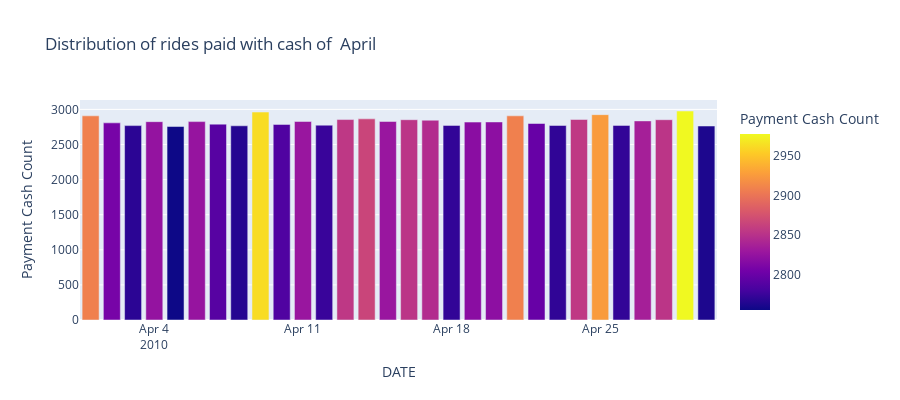
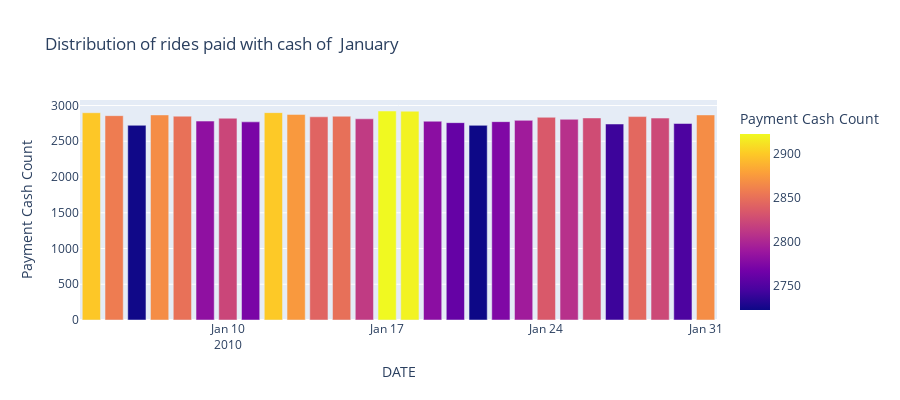
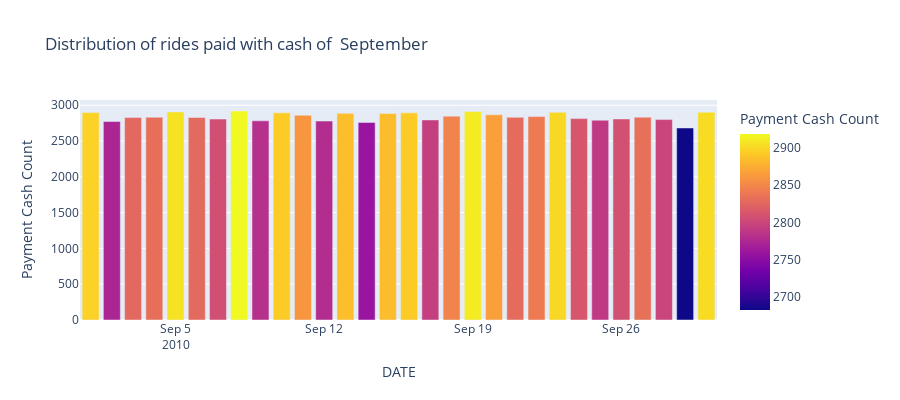
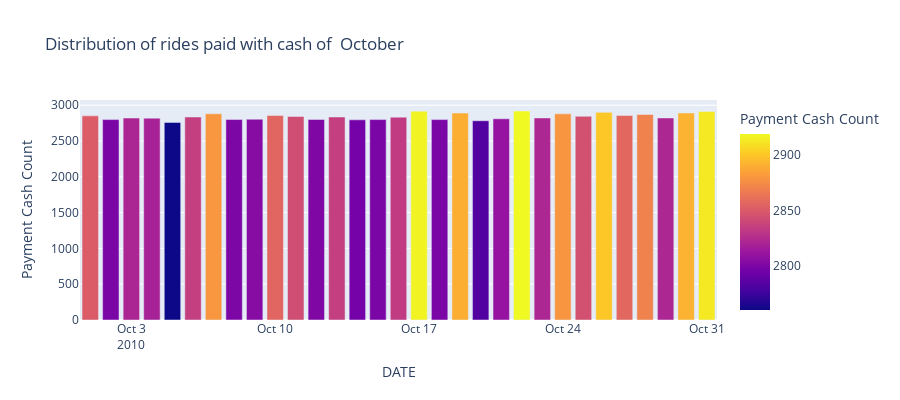

The notebook cell saved with these charts, in order:
### Markdown cell above
##### - Let's Plot the Monthly Distribution of rides paid with cash of 2010

### Code cell
list_month_2010 = df_2010.pickup_datetime_month.unique().tolist()
for month in list_month : 
    dist_plot_monthly(df_2010,month)

### Figure 1 — Plotly figure (JSON) as saved in the notebook; plotly's stock layout.template omitted (floating-point values rounded to 4 significant figures)
{"data": [{"alignmentgroup": "True", "hovertemplate": "DATE=%{x}<br>Payment Cash Count=%{marker.color}<extra></extra>", "legendgroup": "", "marker": {"color": [2908, 2808, 2769, 2825, 2756, 2826, 2790, 2766, 2962, 2786, 2828, 2775, 2855, 2865, 2828, 2853, 2846, 2772, 2819, 2821, 2908, 2799, 2771, 2856, 2925, 2772, 2836, 2853, 2977, 2763], "coloraxis": "coloraxis"}, "name": "", "offsetgroup": "", "orientation": "v", "showlegend": false, "textposition": "auto", "type": "bar", "x": ["2010-04-01", "2010-04-02", "2010-04-03", "2010-04-04", "2010-04-05", "2010-04-06", "2010-04-07", "2010-04-08", "2010-04-09", "2010-04-10", "2010-04-11", "2010-04-12", "2010-04-13", "2010-04-14", "2010-04-15", "2010-04-16", "2010-04-17", "2010-04-18", "2010-04-19", "2010-04-20", "2010-04-21", "2010-04-22", "2010-04-23", "2010-04-24", "2010-04-25", "2010-04-26", "2010-04-27", "2010-04-28", "2010-04-29", "2010-04-30"], "xaxis": "x", "y": [2908, 2808, 2769, 2825, 2756, 2826, 2790, 2766, 2962, 2786, 2828, 2775, 2855, 2865, 2828, 2853, 2846, 2772, 2819, 2821, 2908, 2799, 2771, 2856, 2925, 2772, 2836, 2853, 2977, 2763], "yaxis": "y"}], "layout": {"barmode": "relative", "coloraxis": {"colorbar": {"title": {"text": "Payment Cash Count"}}, "colorscale": [[0, "#0d0887"], [0.1111, "#46039f"], [0.2222, "#7201a8"], [0.3333, "#9c179e"], [0.4444, "#bd3786"], [0.5556, "#d8576b"], [0.6667, "#ed7953"], [0.7778, "#fb9f3a"], [0.8889, "#fdca26"], [1, "#f0f921"]]}, "height": 400, "legend": {"tracegroupgap": 0}, "title": {"text": "Distribution of rides paid with cash of  April"}, "xaxis": {"anchor": "y", "domain": [0, 1], "title": {"text": "DATE"}}, "yaxis": {"anchor": "x", "domain": [0, 1], "title": {"text": "Payment Cash Count"}}}}

### Figure 2 — Plotly figure (JSON) as saved in the notebook; plotly's stock layout.template omitted (floating-point values rounded to 4 significant figures)
{"data": [{"alignmentgroup": "True", "hovertemplate": "DATE=%{x}<br>Payment Cash Count=%{marker.color}<extra></extra>", "legendgroup": "", "marker": {"color": [2899, 2858, 2723, 2868, 2851, 2782, 2822, 2771, 2900, 2875, 2842, 2850, 2814, 2923, 2920, 2780, 2760, 2722, 2774, 2792, 2835, 2807, 2826, 2741, 2845, 2824, 2748, 2868], "coloraxis": "coloraxis"}, "name": "", "offsetgroup": "", "orientation": "v", "showlegend": false, "textposition": "auto", "type": "bar", "x": ["2010-01-04", "2010-01-05", "2010-01-06", "2010-01-07", "2010-01-08", "2010-01-09", "2010-01-10", "2010-01-11", "2010-01-12", "2010-01-13", "2010-01-14", "2010-01-15", "2010-01-16", "2010-01-17", "2010-01-18", "2010-01-19", "2010-01-20", "2010-01-21", "2010-01-22", "2010-01-23", "2010-01-24", "2010-01-25", "2010-01-26", "2010-01-27", "2010-01-28", "2010-01-29", "2010-01-30", "2010-01-31"], "xaxis": "x", "y": [2899, 2858, 2723, 2868, 2851, 2782, 2822, 2771, 2900, 2875, 2842, 2850, 2814, 2923, 2920, 2780, 2760, 2722, 2774, 2792, 2835, 2807, 2826, 2741, 2845, 2824, 2748, 2868], "yaxis": "y"}], "layout": {"barmode": "relative", "coloraxis": {"colorbar": {"title": {"text": "Payment Cash Count"}}, "colorscale": [[0, "#0d0887"], [0.1111, "#46039f"], [0.2222, "#7201a8"], [0.3333, "#9c179e"], [0.4444, "#bd3786"], [0.5556, "#d8576b"], [0.6667, "#ed7953"], [0.7778, "#fb9f3a"], [0.8889, "#fdca26"], [1, "#f0f921"]]}, "height": 400, "legend": {"tracegroupgap": 0}, "title": {"text": "Distribution of rides paid with cash of  January"}, "xaxis": {"anchor": "y", "domain": [0, 1], "title": {"text": "DATE"}}, "yaxis": {"anchor": "x", "domain": [0, 1], "title": {"text": "Payment Cash Count"}}}}

### Figure 3 — Plotly figure (JSON) as saved in the notebook; plotly's stock layout.template omitted (floating-point values rounded to 4 significant figures)
{"data": [{"alignmentgroup": "True", "hovertemplate": "DATE=%{x}<br>Payment Cash Count=%{marker.color}<extra></extra>", "legendgroup": "", "marker": {"color": [2897, 2773, 2827, 2832, 2906, 2828, 2807, 2919, 2782, 2893, 2860, 2779, 2886, 2759, 2885, 2893, 2794, 2847, 2911, 2866, 2830, 2841, 2900, 2813, 2790, 2808, 2833, 2799, 2682, 2903], "coloraxis": "coloraxis"}, "name": "", "offsetgroup": "", "orientation": "v", "showlegend": false, "textposition": "auto", "type": "bar", "x": ["2010-09-01", "2010-09-02", "2010-09-03", "2010-09-04", "2010-09-05", "2010-09-06", "2010-09-07", "2010-09-08", "2010-09-09", "2010-09-10", "2010-09-11", "2010-09-12", "2010-09-13", "2010-09-14", "2010-09-15", "2010-09-16", "2010-09-17", "2010-09-18", "2010-09-19", "2010-09-20", "2010-09-21", "2010-09-22", "2010-09-23", "2010-09-24", "2010-09-25", "2010-09-26", "2010-09-27", "2010-09-28", "2010-09-29", "2010-09-30"], "xaxis": "x", "y": [2897, 2773, 2827, 2832, 2906, 2828, 2807, 2919, 2782, 2893, 2860, 2779, 2886, 2759, 2885, 2893, 2794, 2847, 2911, 2866, 2830, 2841, 2900, 2813, 2790, 2808, 2833, 2799, 2682, 2903], "yaxis": "y"}], "layout": {"barmode": "relative", "coloraxis": {"colorbar": {"title": {"text": "Payment Cash Count"}}, "colorscale": [[0, "#0d0887"], [0.1111, "#46039f"], [0.2222, "#7201a8"], [0.3333, "#9c179e"], [0.4444, "#bd3786"], [0.5556, "#d8576b"], [0.6667, "#ed7953"], [0.7778, "#fb9f3a"], [0.8889, "#fdca26"], [1, "#f0f921"]]}, "height": 400, "legend": {"tracegroupgap": 0}, "title": {"text": "Distribution of rides paid with cash of  September"}, "xaxis": {"anchor": "y", "domain": [0, 1], "title": {"text": "DATE"}}, "yaxis": {"anchor": "x", "domain": [0, 1], "title": {"text": "Payment Cash Count"}}}}

### Figure 4 — Plotly figure (JSON) as saved in the notebook; plotly's stock layout.template omitted (floating-point values rounded to 4 significant figures)
{"data": [{"alignmentgroup": "True", "hovertemplate": "DATE=%{x}<br>Payment Cash Count=%{marker.color}<extra></extra>", "legendgroup": "", "marker": {"color": [2851, 2799, 2821, 2819, 2760, 2835, 2880, 2800, 2804, 2856, 2843, 2801, 2835, 2796, 2799, 2833, 2917, 2799, 2890, 2783, 2810, 2919, 2822, 2879, 2845, 2900, 2857, 2870, 2822, 2892, 2913], "coloraxis": "coloraxis"}, "name": "", "offsetgroup": "", "orientation": "v", "showlegend": false, "textposition": "auto", "type": "bar", "x": ["2010-10-01", "2010-10-02", "2010-10-03", "2010-10-04", "2010-10-05", "2010-10-06", "2010-10-07", "2010-10-08", "2010-10-09", "2010-10-10", "2010-10-11", "2010-10-12", "2010-10-13", "2010-10-14", "2010-10-15", "2010-10-16", "2010-10-17", "2010-10-18", "2010-10-19", "2010-10-20", "2010-10-21", "2010-10-22", "2010-10-23", "2010-10-24", "2010-10-25", "2010-10-26", "2010-10-27", "2010-10-28", "2010-10-29", "2010-10-30", "2010-10-31"], "xaxis": "x", "y": [2851, 2799, 2821, 2819, 2760, 2835, 2880, 2800, 2804, 2856, 2843, 2801, 2835, 2796, 2799, 2833, 2917, 2799, 2890, 2783, 2810, 2919, 2822, 2879, 2845, 2900, 2857, 2870, 2822, 2892, 2913], "yaxis": "y"}], "layout": {"barmode": "relative", "coloraxis": {"colorbar": {"title": {"text": "Payment Cash Count"}}, "colorscale": [[0, "#0d0887"], [0.1111, "#46039f"], [0.2222, "#7201a8"], [0.3333, "#9c179e"], [0.4444, "#bd3786"], [0.5556, "#d8576b"], [0.6667, "#ed7953"], [0.7778, "#fb9f3a"], [0.8889, "#fdca26"], [1, "#f0f921"]]}, "height": 400, "legend": {"tracegroupgap": 0}, "title": {"text": "Distribution of rides paid with cash of  October"}, "xaxis": {"anchor": "y", "domain": [0, 1], "title": {"text": "DATE"}}, "yaxis": {"anchor": "x", "domain": [0, 1], "title": {"text": "Payment Cash Count"}}}}
